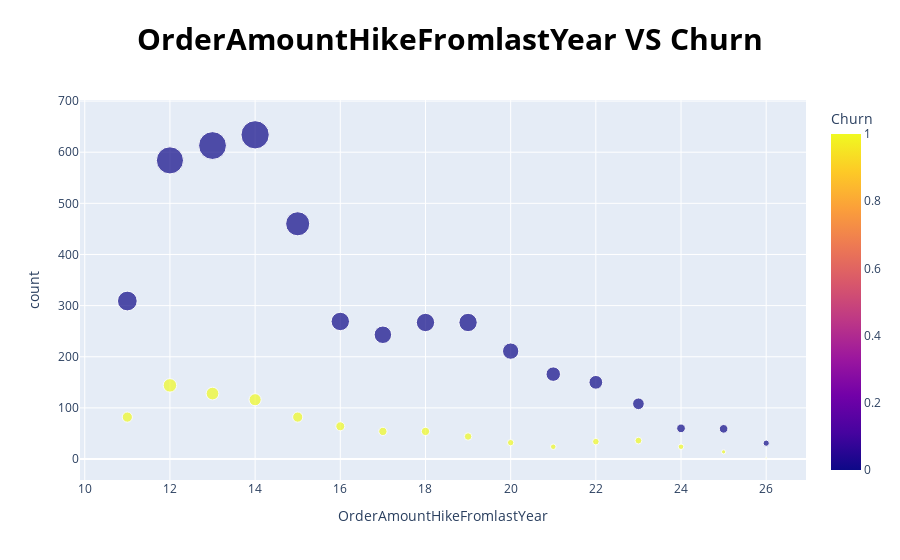

Notebook source saved alongside this figure:
### Code cell
comp_ten = df.groupby(["OrderAmountHikeFromlastYear", "Churn"]).size().reset_index(name="Count")

# Create a bubble chart using Plotly
fig_bubble = px.scatter(comp_ten, x="OrderAmountHikeFromlastYear", y="Count", size="Count", color="Churn", title="<b>"+'OrderAmountHikeFromlastYear VS Churn',
                        color_discrete_sequence=["#d62728", "#1f77b4"])

# Customize the plot
fig_bubble.update_layout(hovermode='x',title_font_size=30)
fig_bubble.update_layout(
title_font_color="black",
template="plotly",
title_font_size=30,
hoverlabel_font_size=20,
title_x=0.5,
xaxis_title='OrderAmountHikeFromlastYear',
yaxis_title='count',
)
fig_bubble.show()

### Figure 1 — Plotly figure (JSON) as saved in the notebook; plotly's stock layout.template omitted (floating-point values rounded to 4 significant figures)
{"data": [{"hovertemplate": "OrderAmountHikeFromlastYear=%{x}<br>Count=%{marker.size}<br>Churn=%{marker.color}<extra></extra>", "legendgroup": "", "marker": {"color": [0, 1, 0, 1, 0, 1, 0, 1, 0, 1, 0, 1, 0, 1, 0, 1, 0, 1, 0, 1, 0, 1, 0, 1, 0, 1, 0, 1, 0, 1, 0, 1], "coloraxis": "coloraxis", "size": [309, 82, 584, 144, 613, 128, 634, 116, 460, 82, 269, 64, 243, 54, 267, 54, 267, 44, 211, 32, 166, 24, 150, 34, 108, 36, 60, 24, 59, 14, 31, 2], "sizemode": "area", "sizeref": 1.585, "symbol": "circle"}, "mode": "markers", "name": "", "orientation": "v", "showlegend": false, "type": "scatter", "x": [11, 11, 12, 12, 13, 13, 14, 14, 15, 15, 16, 16, 17, 17, 18, 18, 19, 19, 20, 20, 21, 21, 22, 22, 23, 23, 24, 24, 25, 25, 26, 26], "xaxis": "x", "y": [309, 82, 584, 144, 613, 128, 634, 116, 460, 82, 269, 64, 243, 54, 267, 54, 267, 44, 211, 32, 166, 24, 150, 34, 108, 36, 60, 24, 59, 14, 31, 2], "yaxis": "y"}], "layout": {"coloraxis": {"colorbar": {"title": {"text": "Churn"}}, "colorscale": [[0, "#0d0887"], [0.1111, "#46039f"], [0.2222, "#7201a8"], [0.3333, "#9c179e"], [0.4444, "#bd3786"], [0.5556, "#d8576b"], [0.6667, "#ed7953"], [0.7778, "#fb9f3a"], [0.8889, "#fdca26"], [1, "#f0f921"]]}, "hoverlabel": {"font": {"size": 20}}, "hovermode": "x", "legend": {"itemsizing": "constant", "tracegroupgap": 0}, "title": {"font": {"color": "black", "size": 30}, "text": "<b>OrderAmountHikeFromlastYear VS Churn", "x": 0.5}, "xaxis": {"anchor": "y", "domain": [0, 1], "title": {"text": "OrderAmountHikeFromlastYear"}}, "yaxis": {"anchor": "x", "domain": [0, 1], "title": {"text": "count"}}}}
